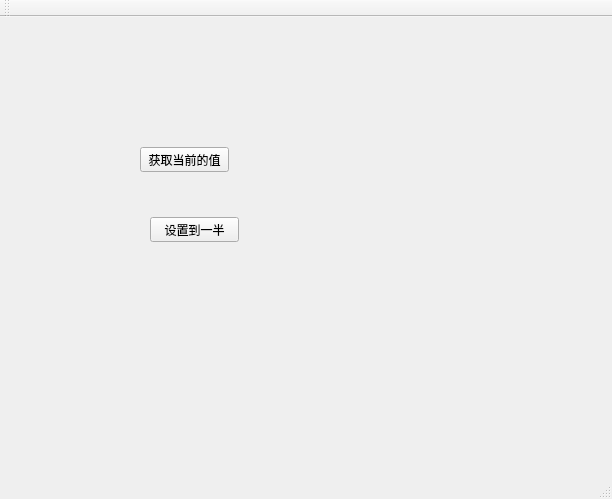
<?xml version="1.0" encoding="UTF-8"?>
<ui version="4.0">
 <class>MainWindow</class>
 <widget class="QMainWindow" name="MainWindow">
  <property name="geometry">
   <rect>
    <x>0</x>
    <y>0</y>
    <width>612</width>
    <height>499</height>
   </rect>
  </property>
  <property name="windowTitle">
   <string>MainWindow</string>
  </property>
  <widget class="QWidget" name="centralWidget">
   <widget class="SmallWidget" name="widget" native="true">
    <property name="geometry">
     <rect>
      <x>0</x>
      <y>0</y>
      <width>251</width>
      <height>80</height>
     </rect>
    </property>
   </widget>
   <widget class="QPushButton" name="btn_get">
    <property name="geometry">
     <rect>
      <x>140</x>
      <y>130</y>
      <width>89</width>
      <height>25</height>
     </rect>
    </property>
    <property name="text">
     <string>获取当前的值</string>
    </property>
   </widget>
   <widget class="QPushButton" name="btn_set">
    <property name="geometry">
     <rect>
      <x>150</x>
      <y>200</y>
      <width>89</width>
      <height>25</height>
     </rect>
    </property>
    <property name="text">
     <string>设置到一半</string>
    </property>
   </widget>
  </widget>
  <widget class="QMenuBar" name="menuBar">
   <property name="geometry">
    <rect>
     <x>0</x>
     <y>0</y>
     <width>612</width>
     <height>22</height>
    </rect>
   </property>
  </widget>
  <widget class="QToolBar" name="mainToolBar">
   <attribute name="toolBarArea">
    <enum>TopToolBarArea</enum>
   </attribute>
   <attribute name="toolBarBreak">
    <bool>false</bool>
   </attribute>
  </widget>
  <widget class="QStatusBar" name="statusBar"/>
 </widget>
 <layoutdefault spacing="6" margin="11"/>
 <customwidgets>
  <customwidget>
   <class>SmallWidget</class>
   <extends>QWidget</extends>
   <header location="global">smallwidget.h</header>
   <container>1</container>
  </customwidget>
 </customwidgets>
 <resources/>
 <connections/>
</ui>
